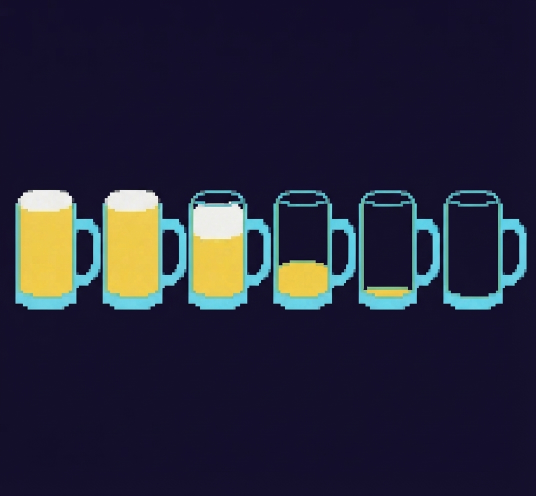
#> input picture reference/beer.jpeg, 1072 x 992 px (shown at 1/2 size)
$ python crop_beer.py
#> lines starting #> are read from the running program, lines starting #| are printed output that depends on the picture; after the words box and inside, x2 and y2 are one past the last pixel; in counts of white or black regions, pixels touching at a corner belong together
from PIL import Image
import numpy as np
from scipy import ndimage
import os

SRC = "beer.jpeg"
OUT = "_beer_crops"
DEST = "../assets/sprites/props"
TARGET_H = 48  # matches PROP_TARGET_H in finalize.py

os.makedirs(OUT, exist_ok=True)

img = Image.open(SRC).convert("RGB")
#> img is the input picture: PIL image 1072x992 RGB; mean R, G, B 38, 38.1, 56.7
arr = np.array(img).astype(int)
bg = arr[0, 0, :3]
#> bg = [19, 15, 42]
dist = np.sqrt(((arr - bg) ** 2).sum(axis=2))
mask = dist > 25
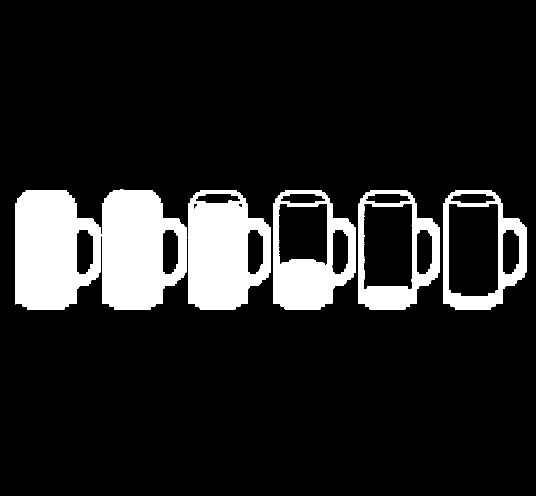
#> mask: shape (992, 1072) bool (shown at 1/2 size); 12.9% white; 9 white regions (3 under 20 px), largest, box (x1, y1, x2, y2) and area: (30, 380, 204, 620) 31938, (205, 379, 374, 620) 31384, (375, 380, 542, 620) 29471, (546, 380, 712, 620) 18923, (717, 380, 880, 620) 13622, (886, 380, 1054, 620) 12236

# Auto-detect the 6 mug bounding boxes via connected components instead of
# hand-picked pixel coordinates — those were tuned for a previous version of
# beer.jpeg and silently misaligned (cropped mugs mid-glass/handle) once the
# reference image was regenerated at different mug positions/sizes.
labeled, n = ndimage.label(mask)
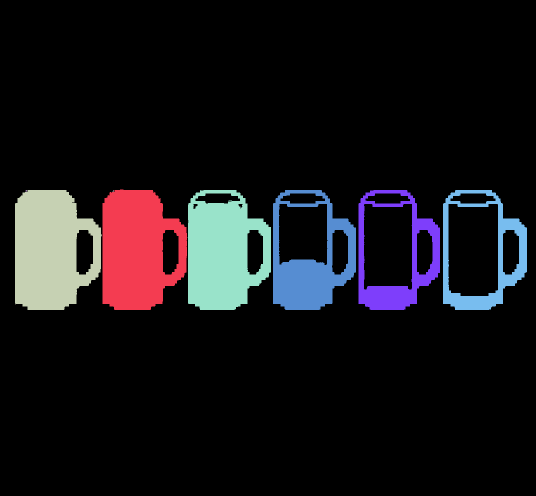
#> labeled: shape (992, 1072) int32 (shown at 1/2 size); 10 distinct labels, from 0 to 9; one colour per label, 0 black
#> n = 9
slices = ndimage.find_objects(labeled)
#> slices = 9 items
sizes = ndimage.sum(mask, labeled, range(1, n + 1))
#> sizes = [31384, 7, 31938, 5, 29471, 18923, 13622, 12236, 1]
boxes = []
for i, sl in enumerate(slices):
    if sl is None:
        continue
    if sizes[i] < 200:  # drop jpeg-noise specks
        continue
    ysl, xsl = sl
    boxes.append((i + 1, xsl.start, ysl.start, xsl.stop, ysl.stop))  # label id, x0, y0, x1, y1
#> this loop made 9 passes
#> after the loop, boxes = [(1, 205, 379, 374, 620), (3, 30, 380, 204, 620), (5, 375, 380, 542, 620), (6, 546, 380, 712, 620), (7, 717, 380, 880, 620), (8, 886, 380, 1054, 620)]
boxes.sort(key=lambda b: b[1])  # left -> right = full -> empty

assert len(boxes) == 6, f"expected 6 mugs, found {len(boxes)}: {boxes}"

alpha = np.clip((dist - 15) / (55 - 15) * 255, 0, 255).astype("uint8")
rgba = np.dstack([arr, alpha]).astype("uint8")
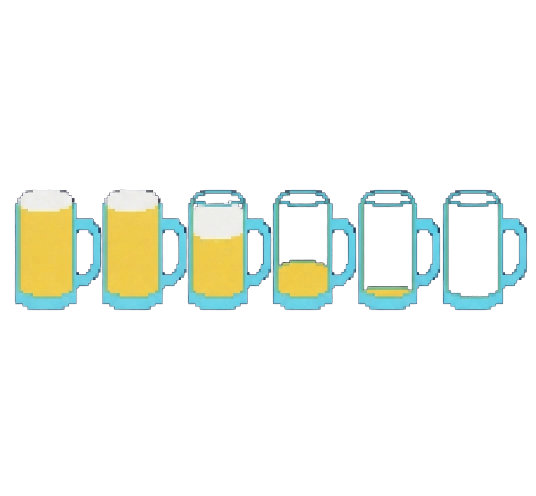
#> rgba: shape (992, 1072, 4) (shown at 1/2 size); mean R, G, B, A 38, 38.1, 56.7, 32.9; transparent parts drawn white

PAD = 4  # small margin, but mugs sit only ~2px apart so we also mask by
# connected-component identity below — otherwise this padding alone would
# pull in the neighboring mug's anti-aliased edge (the "stray line" bug).

for i, (label_id, x0, y0, x1, y1) in enumerate(boxes):
    # Zero out any pixel that isn't part of THIS mug's own connected
    # component, so a neighboring mug's edge can never bleed into the crop.
    own_alpha = np.where(labeled == label_id, alpha, 0).astype("uint8")
    own_rgba = np.dstack([arr, own_alpha]).astype("uint8")
    full_img = Image.fromarray(own_rgba, "RGBA")

    px0, py0 = max(0, x0 - PAD), max(0, y0 - PAD)
    px1, py1 = min(full_img.width, x1 + PAD), min(full_img.height, y1 + PAD)
    cropped = full_img.crop((px0, py0, px1, py1))

    bbox = cropped.getbbox()
    if bbox:
        cropped = cropped.crop(bbox)

    w, h = cropped.size
    scale = TARGET_H / h
    resized = cropped.resize((max(1, round(w * scale)), TARGET_H), Image.NEAREST)

    resized.save(f"{OUT}/beer-{i}.png")
    resized.save(f"{DEST}/beer-{i}.png")
    print(f"beer-{i}", (px0, py0, px1, py1), "->", resized.size)
#> this loop made 6 passes
#> (label_id, x0, y0, x1, px0, py0, px1, bbox) on passes 1 to 6: (3, 30, 380, 204, 26, 376, 208, (4, 4, 178, 244)), (1, 205, 379, 374, 201, 375, 378, (4, 4, 173, 245)), (5, 375, 380, 542, 371, 376, 546, (4, 4, 171, 244)), (6, 546, 380, 712, 542, 376, 716, (4, 4, 170, 244)), (7, 717, 380, 880, 713, 376, 884, (4, 4, 167, 244)), (8, 886, 380, 1054, 882, 376, 1058, (4, 4, 172, 244))
#| beer-0 (26, 376, 208, 624) -> (35, 48)
#| beer-1 (201, 375, 378, 624) -> (34, 48)
#| beer-2 (371, 376, 546, 624) -> (33, 48)
#| beer-3 (542, 376, 716, 624) -> (33, 48)
#| beer-4 (713, 376, 884, 624) -> (33, 48)
#| beer-5 (882, 376, 1058, 624) -> (34, 48)
#> pass 1, `cropped = full_img.crop((px0, py0, px1, py1))`:
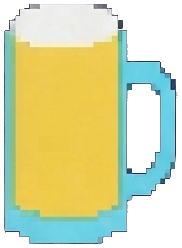
#> cropped: PIL image 182x248 RGBA; mean R, G, B, A 143.4, 149.4, 109.8, 179.6; transparent parts drawn white
#> pass 1, `cropped = cropped.crop(bbox)`:
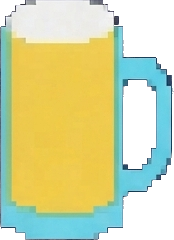
#> cropped: PIL image 174x240 RGBA; mean R, G, B, A 152.4, 157.8, 113.3, 194.1; transparent parts drawn white
#> after the loop:
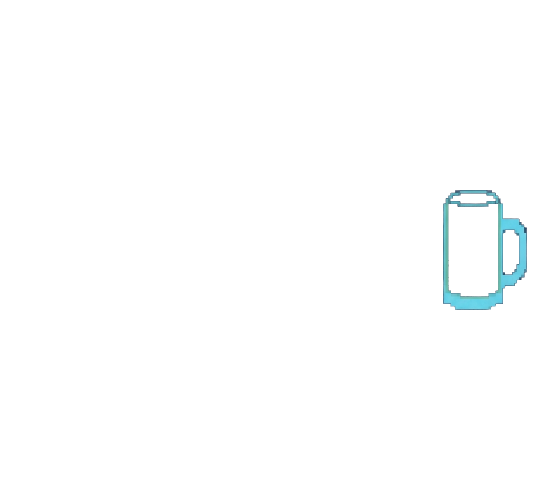
#> own_rgba: shape (992, 1072, 4) (shown at 1/2 size); mean R, G, B, A 38, 38.1, 56.7, 2.9; transparent parts drawn white
#> after the loop:
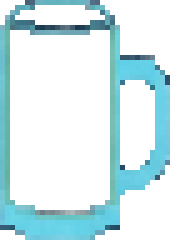
#> resized: PIL image 34x48 RGBA (shown 5 times larger); mean R, G, B, A 42.4, 65.8, 88.4, 76.1; transparent parts drawn white
